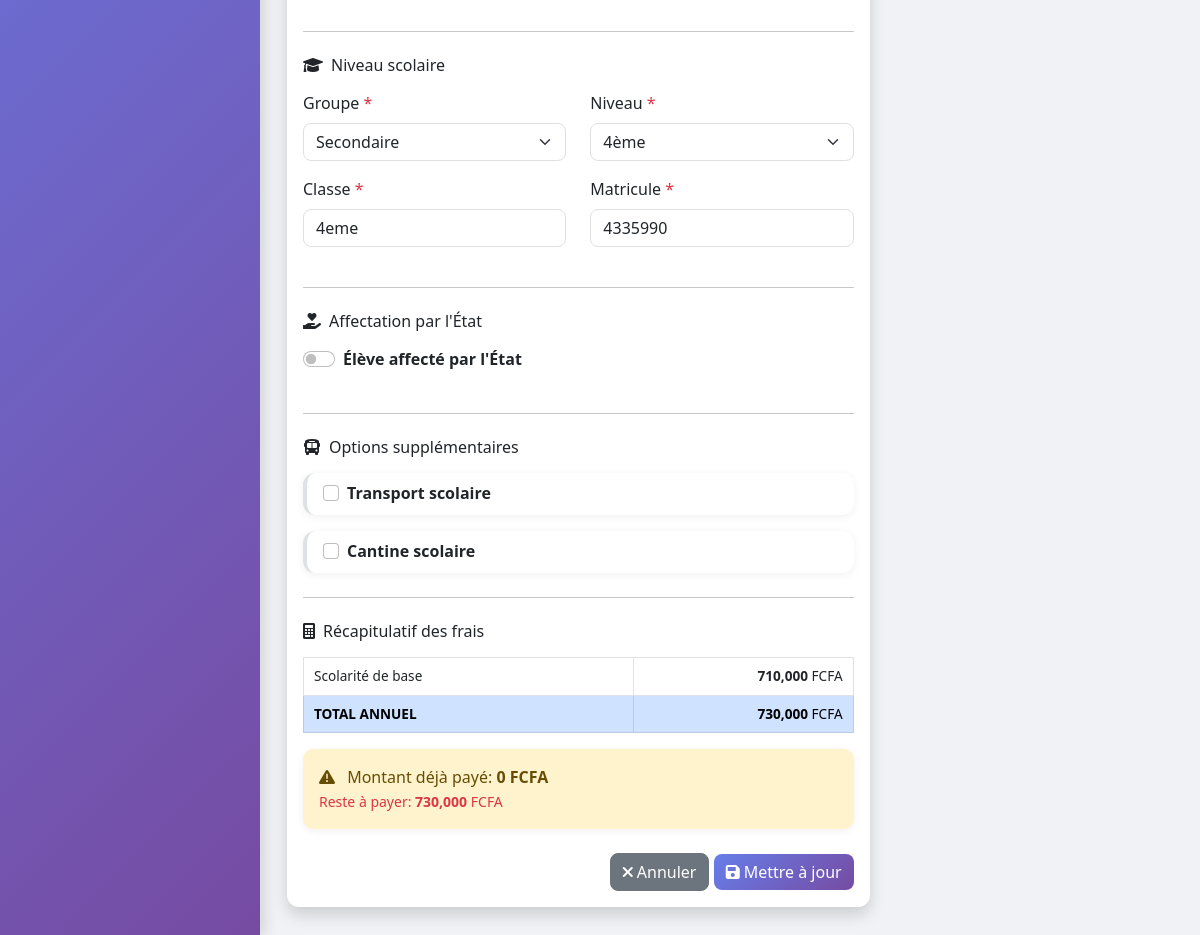
The page /eleve/4/modifier (signed in, lower part) on the database as committed earlier.
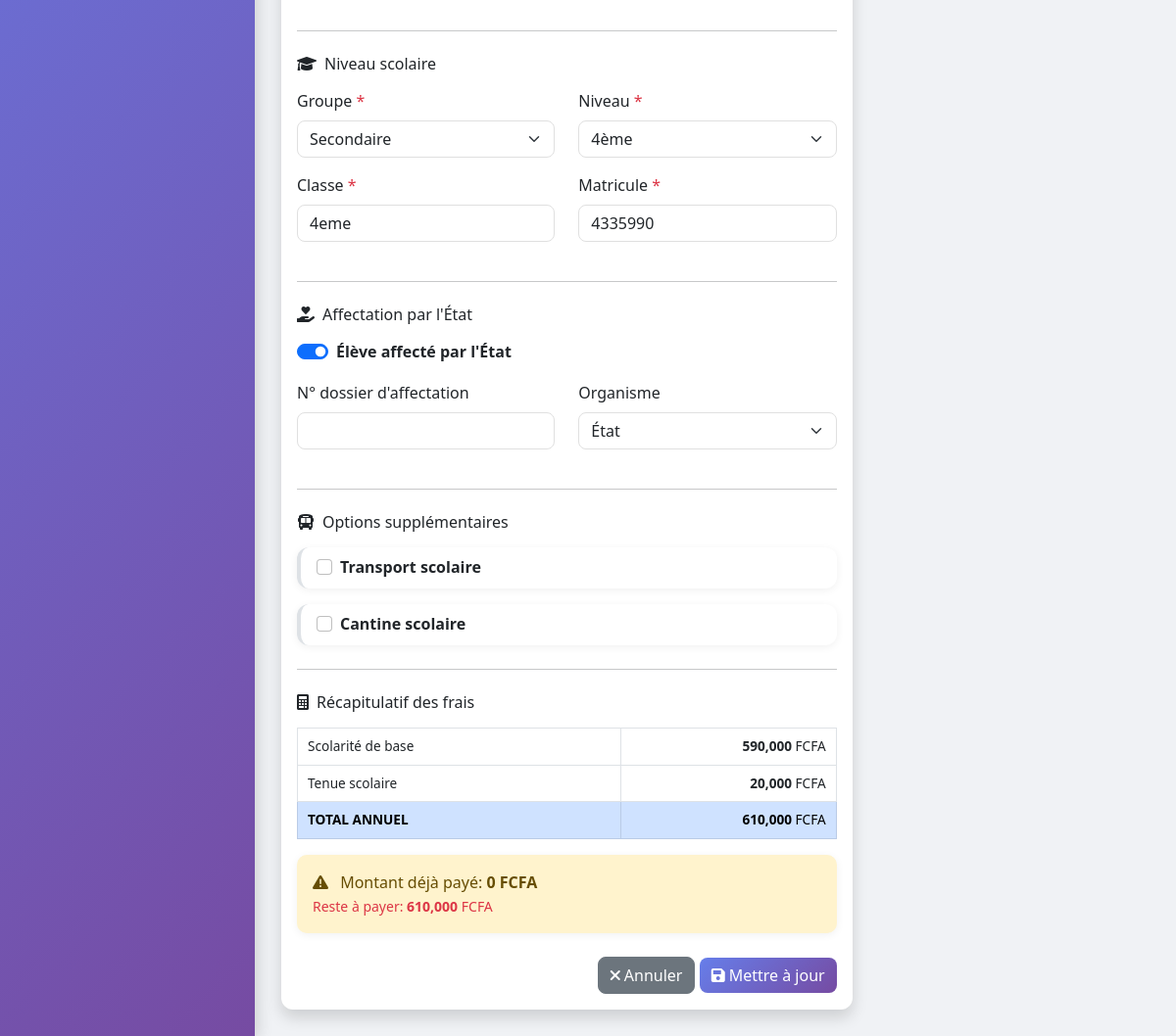
The same page on the database as committed later.
### models.py (models this page shows, shortened)
class Eleve(db.Model):
    __tablename__ = 'eleves'
    id = db.Column(db.Integer, primary_key=True)
    nom = db.Column(db.String(100), nullable=False)
    prenom = db.Column(db.String(100), nullable=False)
    classe = db.Column(db.String(50), nullable=False)
    genre = db.Column(db.String(1))
    date_naissance = db.Column(db.Date, nullable=True)
    lieu_naissance = db.Column(db.String(100))
    matricule = db.Column(db.String(50), unique=True, nullable=False)
    nom_parent = db.Column(db.String(200))
    profession_parent = db.Column(db.String(200))
    employeur = db.Column(db.String(200))
    telephone_parent = db.Column(db.String(20))
    adresse = db.Column(db.String(200))
    est_affecte_etat = db.Column(db.Boolean, default=False)
    reference_affectation = db.Column(db.String(100))
    organisme_affectation = db.Column(db.String(100), default='État')
    sous_groupe_id = db.Column(db.Integer, db.ForeignKey('sous_groupes.id'), nullable=True)
    transport_option_id = db.Column(db.Integer, db.ForeignKey('options_transport.id'), nullable=True)
    cantine_option_id = db.Column(db.Integer, db.ForeignKey('options_cantine.id'), nullable=True)
    renforcement_inscrit = db.Column(db.Boolean, default=False)
    frais_tenue = db.Column(db.Float, default=0)
    frais_droit_examen = db.Column(db.Float, default=0)
    frais_scolarite = db.Column(db.Float, default=0)
    montant_paye = db.Column(db.Float, default=0)
    date_inscription = db.Column(db.DateTime, default=datetime.utcnow)
    date_modification = db.Column(db.DateTime, default=datetime.utcnow, onupdate=datetime.utcnow)
    actif = db.Column(db.Boolean, default=True)
    commentaire = db.Column(db.Text)
    annee_scolaire = db.Column(db.String(20), default='2026-2027')
    reinscrit = db.Column(db.Boolean, default=False)
    date_reinscription = db.Column(db.DateTime, nullable=True)
    reinscrit_par = db.Column(db.String(100), nullable=True)
    paiements = db.relationship('Paiement', backref='eleve', lazy=True, cascade='all, delete-orphan')
    @property
    def frais_scolarite_base(self):
        if not self.sous_groupe_id:
            return 0
        tarif = TarifFraisAffecte.query.filter_by(
            sous_groupe_id=self.sous_groupe_id,
            est_affecte=self.est_affecte_etat,
            actif=True
        ).first()
        if tarif:
            return tarif.montant
    @property
    def frais_scolarite_total(self):
        return self.frais_scolarite or 0
    @property
    def solde(self):
        return self.frais_scolarite_total - self.montant_paye
    @property
    def taux_paiement(self):
        if self.frais_scolarite_total > 0:
            return round((self.montant_paye / self.frais_scolarite_total) * 100, 2)
        return 0
    @property
    def est_renforcement_obligatoire(self):
        classes_renforcement_obligatoire = ['CM1', 'CM2', '3ème', 'Terminale']
        return self.classe in classes_renforcement_obligatoire

class TarifFraisAffecte(db.Model):
    __tablename__ = 'tarifs_frais_affecte'
    id = db.Column(db.Integer, primary_key=True)
    sous_groupe_id = db.Column(db.Integer, db.ForeignKey('sous_groupes.id'), nullable=False)
    est_affecte = db.Column(db.Boolean, default=False)  # True = affecté, False = non affecté
    montant = db.Column(db.Float, default=0, nullable=False)
    actif = db.Column(db.Boolean, default=True)
    date_creation = db.Column(db.DateTime, default=datetime.utcnow)
    date_modification = db.Column(db.DateTime, default=datetime.utcnow, onupdate=datetime.utcnow)
    __table_args__ = (db.UniqueConstraint('sous_groupe_id', 'est_affecte', name='unique_tarif_par_statut'),)

class SousGroupe(db.Model):
    __tablename__ = 'sous_groupes'
    id = db.Column(db.Integer, primary_key=True)
    nom = db.Column(db.String(100), nullable=False)
    code = db.Column(db.String(50), unique=True)
    groupe_id = db.Column(db.Integer, db.ForeignKey('groupes_scolaires.id'), nullable=False)
    ordre = db.Column(db.Integer, default=0)
    description = db.Column(db.String(200))
    actif = db.Column(db.Boolean, default=True)
    date_creation = db.Column(db.DateTime, default=datetime.utcnow)
    eleves = db.relationship('Eleve', backref='sous_groupe', lazy=True)
    tarifs_affectation = db.relationship('TarifFraisAffecte', backref='sous_groupe', lazy=True, cascade='all, delete-orphan')
    tarifs_frais = db.relationship('TarifFrais', backref='sous_groupe', lazy=True, cascade='all, delete-orphan')

### routes.py (the view, shortened to what this page needs)
@app.route('/eleve/<int:id>/modifier', methods=['GET', 'POST'])
@login_required
def modifier_eleve(id):
    eleve = Eleve.query.get_or_404(id)
    groupes = GroupeScolaire.query.order_by(GroupeScolaire.ordre).all()
    transports = OptionTransport.query.filter_by(actif=True).order_by(OptionTransport.ordre).all()
    cantines = OptionCantine.query.filter_by(actif=True).all()
    sous_groupes = []
    if eleve.sous_groupe:
        sous_groupes = SousGroupe.query.filter_by(
            groupe_id=eleve.sous_groupe.groupe_parent.id
        ).order_by(SousGroupe.ordre).all()
    return render_template('modifier_eleve_v2.html',
                         eleve=eleve,
                         groupes=groupes,
                         sous_groupes=sous_groupes,
                         transports=transports,
                         cantines=cantines)

### app.py (called while the page is built)
@app.after_request
def close_db_connection(response):
    try:
        db.session.close()
    except:
        pass
    return response

### models.py (called while the page is built)
    @property
    def nom_complet(self):
        return f"{self.prenom} {self.nom}"

### routes.py (called while the page is built)
@login_manager.user_loader
def load_user(user_id):
    return User.query.get(int(user_id))

@app.context_processor
def injecter_parametres_ecole():
    try:
        from models import Parametre
        params = Parametre.query.all()
        parametres = {p.cle: p.valeur for p in params}
    except:
        parametres = {}
    defaults = {
        'nom_ecole': 'GS LAUREADES',
        'adresse_ecole': 'Adresse de l\'école',
        'telephone_ecole': '',
        'email_notification': '',
        'devise': 'FCFA',
        'annee_scolaire': '2024-2025'
    }
    for key, value in defaults.items():
        if key not in parametres or not parametres[key]:
            parametres[key] = value
    return dict(parametres_ecole=parametres)

### templates/modifier_eleve_v2.html (shortened to what the changed rows need)
{% extends "base.html" %}
{% block content %}
<div class="container-fluid">
    <div class="row">
        <div class="col-lg-8">
            <div class="card shadow">
                <div class="card-body">
                    <form method="POST" id="eleveForm">
                        <div class="row">
                            <div class="col-md-6 mb-3">
                                <label class="form-label">Niveau <span class="text-danger">*</span></label>
                                <select class="form-select" id="sous_groupe_id" name="sous_groupe_id" required>
                                    {% for sg in sous_groupes %}
                                        <option value="{{ sg.id }}" {% if eleve.sous_groupe_id == sg.id %}selected{% endif %}>
                                            {{ sg.nom }}
                                        </option>
                                    {% endfor %}
                                </select>
                            </div>
                        </div>
                        <div class="row">
                            <div class="col-md-6 mb-3">
                                <label class="form-label">Classe <span class="text-danger">*</span></label>
                                <input type="text" name="classe" class="form-control" value="{{ eleve.classe }}" required>
                            </div>
                            <div class="col-md-6 mb-3">
                                <label class="form-label">Matricule <span class="text-danger">*</span></label>
                                <input type="text" name="matricule" class="form-control" value="{{ eleve.matricule }}" required>
                            </div>
                        </div>
                        <div class="row">
                            <div class="col-md-12 mb-3">
                                <div class="form-check form-switch">
                                    <input class="form-check-input" type="checkbox" id="estAffecteEtat" name="est_affecte_etat"
                                           {% if eleve.est_affecte_etat %}checked{% endif %}>
                                    <label class="form-check-label fw-bold" for="estAffecteEtat">Élève affecté par l'État</label>
                                </div>
                            </div>
                        </div>
                        <div id="affectationDetails" style="display: {% if eleve.est_affecte_etat %}block{% else %}none{% endif %};">
                            <div class="row">
                                <div class="col-md-6 mb-3">
                                    <label class="form-label">N° dossier d'affectation</label>
                                    <input type="text" name="reference_affectation" class="form-control"
                                           value="{{ eleve.reference_affectation or '' }}">
                                </div>
                                <div class="col-md-6 mb-3">
                                    <label class="form-label">Organisme</label>
                                    <select name="organisme_affectation" class="form-select">
                                        <option value="État" {% if eleve.organisme_affectation == 'État' %}selected{% endif %}>État</option>
                                    </select>
                                </div>
                            </div>
                        </div>
                        <div class="card mb-3 option-card" id="transportCard">
                            <div class="card-body py-2">
                                <div class="form-check">
                                    <input class="form-check-input" type="checkbox" id="transportCheckbox" name="transport_actif"
                                        onchange="document.getElementById('transportOptions').style.display = this.checked ? 'block' : 'none'">
                                    <label class="form-check-label fw-bold" for="transportCheckbox">Transport scolaire</label>
                                </div>
                            </div>
                        </div>
                        <div class="card mb-3 option-card" id="cantineCard">
                            <div class="card-body py-2">
                                <div class="form-check">
                                    <input class="form-check-input" type="checkbox" id="cantineCheckbox" name="cantine_actif"
                                        onchange="document.getElementById('cantineOptions').style.display = this.checked ? 'block' : 'none'">
                                    <label class="form-check-label fw-bold" for="cantineCheckbox">Cantine scolaire</label>
                                </div>
                            </div>
                        </div>
                        <div id="fraisResume">
                            <div class="table-responsive">
                                <table class="table table-sm table-bordered">
                                    <tbody>
                                        <tr>
                                            <td class="text-end">
                                                <strong>{{ "{:,.0f}".format(eleve.frais_scolarite_base) }}</strong> FCFA
                                            </td>
                                        </tr>
                                        {% if eleve.frais_tenue > 0 %}
                                        <tr>
                                            <td>Tenue scolaire</td>
                                            <td class="text-end">
                                                <strong>{{ "{:,.0f}".format(eleve.frais_tenue) }}</strong> FCFA
                                            </td>
                                        </tr>
                                        {% endif %}
                                        <tr class="table-primary">
                                            <td class="text-end">
                                                <strong>{{ "{:,.0f}".format(eleve.frais_scolarite_total) }}</strong> FCFA
                                            </td>
                                        </tr>
                                    </tbody>
                                </table>
                            </div>
                            <div class="alert alert-warning" id="soldeAlert">
                                <i class="fas fa-exclamation-triangle me-2"></i>
                                Montant déjà payé: <strong>{{ "{:,.0f}".format(eleve.montant_paye) }} FCFA</strong>
                                <br>
                                <small>
                                    {% if eleve.solde > 0 %}
                                        <span class="text-danger">Reste à payer: <strong>{{ "{:,.0f}".format(eleve.solde) }}</strong> FCFA</span>
                                    {% elif eleve.solde == 0 %}
                                        <span class="text-success">✅ Compte soldé</span>
                                    {% else %}
                                        <span class="text-info">Trop perçu: <strong>{{ "{:,.0f}".format(eleve.solde|abs) }}</strong> FCFA</span>
                                    {% endif %}
                                </small>
                            </div>
                        </div>
                    </form>
                </div>
            </div>
        </div>
    </div>
</div>
{% endblock %}

Rows that differ between the two databases and show on the page:
changed Eleve "4eme": est_affecte_etat "☐" → "☑"; organisme_affectation (not shown) → "État"; frais_scolarite_base "710,000" → "590,000"; frais_tenue (not shown) → "20,000"; frais_scolarite_total "730,000" → "610,000"; solde "730,000" → "610,000"
Other text that changed with them:
text now shown: "N° dossier d'affectation Organisme Tenue scolaire FCFA"
